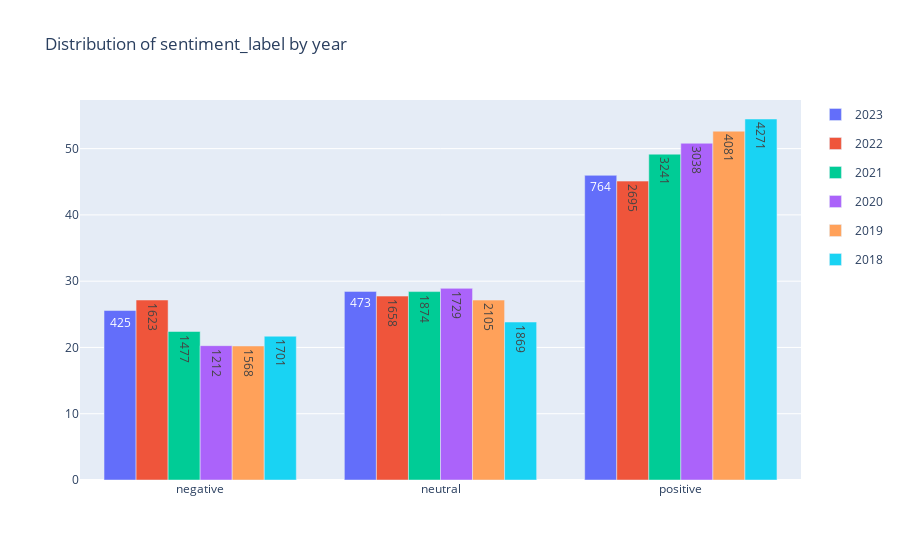

The cell this chart's notebook holds for it:
### Code cell
### Graph barchart of one given emotion by a specified class (year, zone, etc.)

# Plot a bar chart or histogram of the distribution of a given emotion by a specified class
def plot_emotion(df, emotion, class_name, time_period=None, percentage_by=None, random_colors=True, set_colors=['#96ceb4', '#87bdd8', '#ffcc5c', '#ff6f69', '#f4a688', '#d96459'], set_color=None, **kwargs):
    """
    This function plots a bar chart of the distribution of a specified emotion by a specified class.

    Parameters:
    df (DataFrame): The input dataframe.
    emotion (str): The emotion to filter the dataframe by.
    class_name (str): The name of the class column in the dataframe.
    time_period (int, optional): The time period to filter the dataframe by. Defaults to None.
    use_percentage (bool, optional): Whether to calculate and plot percentages instead of counts. Defaults to False.
    random_colors (bool, optional): Whether to choose a color randomly from the set_colors list. If False, set_color must be provided. Defaults to True.
    set_colors (list of str, optional): The list of colors to choose from if random_colors is True. Defaults to ['#96ceb4', '#87bdd8', '#ffcc5c', '#ff6f69', '#f4a688', '#d96459'].
    set_color (str, optional): The color to use for the plot if random_colors is False. Defaults to None.

    Returns:
    Figure: A Plotly figure containing the bar chart.
    """
    # Check that set_color is provided if random_colors is False
    if random_colors==False and set_color is None:
        raise ValueError("set_color must be provided if random_colors is False")

    if percentage_by not in ["Topic","Class",None] :
        raise ValueError("'percentage_by' possible values are ['Topic','Class', None]")
    
    
    # Filter the data to only include rows with the specified emotion
    filtered_data_tmp = df[df['single_emotion_label'] == emotion]

    # Filter the data by the specified time period if provided
    if time_period != None:
        if class_name == 'year':
            raise ValueError("class_name cannot be 'year' when time_period is defined")
        filtered_data_tmp = filtered_data_tmp[filtered_data_tmp['year'] == time_period]

    if random_colors:
        # Randomly choose a color from the defined colors list
        colors_list = set_colors
        color = random.choice(colors_list)
    else:
        color = set_color

    # Calculate the percentage if use_percentage is True
    if percentage_by == "Topic":
        total_emotion = len(filtered_data_tmp)
        filtered_data = pd.DataFrame(filtered_data_tmp[class_name].value_counts() / total_emotion * 100)
        filtered_data.columns = ['percentage']
        y_value = 'percentage'
    elif percentage_by == "Class":
        total_per_zone = df.groupby(class_name).size()
        filtered_data = pd.DataFrame(filtered_data_tmp[class_name].value_counts() / total_per_zone * 100)
        filtered_data.columns = ['percentage']
        y_value = 'percentage'
    else:
        filtered_data = pd.DataFrame(filtered_data_tmp[class_name].value_counts())
        filtered_data.columns = ['count']
        y_value = 'count'

    # Sort the data by ascending frequency if class_name is not 'year'
    if class_name != 'year':
        filtered_data.sort_values(by=y_value, ascending=True, inplace=True)
    
    # Create the bar chart with go.Figure
    fig = go.Figure(data=[go.Bar(
        x=filtered_data.index,
        y=filtered_data[y_value],
        text=['{:.2f}%'.format(val) for val in filtered_data['percentage']] if percentage_by != None else [cpt for cpt in filtered_data['count']],
        # text=filtered_data_tmp[class_name].value_counts().reindex(filtered_data.index) if percentage_by != None else [cpt for cpt in filtered_data['count']],
        textposition='auto',
        marker_color=color,
        hovertemplate='<b>%{x}</b><br>' + ('Count: %{customdata}<br>' + 'Percent: %{y:.2f}%' if percentage_by!=None else 'Count: %{y}<br>') + '<extra></extra>',
        customdata= pd.DataFrame(filtered_data_tmp[class_name].value_counts()).reindex(filtered_data.index), # Align with filtered_data
    )])

    # Set the axis labels
    fig.update_layout(xaxis_title=class_name, 
                      yaxis_title=y_value, 
                      title=f'Distribution of {emotion} by {class_name}' + (f' in {time_period}' if time_period is not None else ''),
                      title_x=0.5, # Center the title
                      **kwargs
                      )

    return fig

# emotions = df['single_emotion_label'].unique()
# class_name = "year"
# time_period = None
# # Loop over each emotion and save the corresponding graph
# for emotion in emotions:
#     fig = plot_emotion(df, emotion, class_name, time_period, use_percentage=True)
#     # Export the chart as a PNG image
#     # pio.write_image(fig, f'../data/graphs/Sentiment_Analysis/by_emotion/repartition/by_{class_name}/{emotion}_pct.png')

# plot_emotion(df, "admiration", "Zone", time_period=None, percentage_by="Topic")

def plot_barchart_distribution(df, class_name, filter_col=None, filter_value=None, time_period=None, percentage_by=None, set_colors=['#96ceb4', '#87bdd8', '#ffcc5c', '#ff6f69', '#f4a688', '#d96459'], **kwargs):
    if percentage_by not in ["Topic","Class",None] :
        raise ValueError("'percentage_by' possible values are ['Topic','Class', None]")
    
    if (filter_col is None) != (filter_value is None):
        raise ValueError("Both 'filter_col' and 'filter_value' must be defined or both must be None.")
    
    work_df = df.copy()
    # Filter the data to only include rows with the specified value
    if filter_value:
        work_df = df[df[filter_col] == filter_value]

    # Filter the data by the specified time period if provided
    if time_period != None:
        if class_name == 'year':
            raise ValueError("class_name cannot be 'year' when time_period is defined")
        work_df = work_df[work_df['year'] == time_period]

    # Calculate the percentage if use_percentage is True
    if percentage_by == "Topic":
        total = len(work_df)
        filtered_data = pd.DataFrame(work_df[class_name].value_counts() / total * 100)
        filtered_data.columns = ['percentage']
        y_value = 'percentage'
    elif percentage_by == "Class":
        total_per_class = df.groupby(class_name).size()
        filtered_data = pd.DataFrame(work_df[class_name].value_counts() / total_per_class * 100)
        filtered_data.columns = ['percentage']
        y_value = 'percentage'
    else:
        filtered_data = pd.DataFrame(work_df[class_name].value_counts())
        filtered_data.columns = ['count']
        y_value = 'count'

    # Sort the data by ascending frequency if class_name is not 'year'
    if class_name != 'year':
        filtered_data.sort_values(by=y_value, ascending=True, inplace=True)
    
    # Create a color iterator
    color_sequence = set_colors
    color_iterator = cycle(color_sequence)

    fig = go.Figure(data=go.Bar(
            name=str(class_name), 
            x=filtered_data.index, 
            y=filtered_data[y_value], 
            marker_color=next(color_iterator), 
            text=[str(pd.DataFrame(work_df[class_name].value_counts()).loc[index][0]) for index in filtered_data.index],
            textposition='auto',
            hovertemplate='<b>%{x}</b><br>' + ('Count: %{customdata}<br>' + 'Percent: %{y:.2f}%' if percentage_by!=None else 'Count: %{y}<br>') + '<extra></extra>',
            customdata=[pd.DataFrame(work_df[class_name].value_counts()).loc[index] for index in filtered_data.index],
            legendgroup=str(class_name)
    ))

    # Set the axis labels
    fig.update_layout(xaxis_title=class_name, 
                      yaxis_title=y_value, 
                      title=(f'Distribution of {filter_value} by {class_name}' if filter_value else f'Distribution of {class_name}') + (f' in {time_period}' if time_period is not None else ''),
                      title_x=0.5, # Center the title
                      **kwargs
                      )

    return fig

def plot_barcharts_distribution(df, class_name, group_column, values_list=None, filter_col=None, filter_value=None, time_period=None, percentage_by=None, merge=False, color_sequence=['#636EFA','#EF553B','#00CC96','#AB63FA','#FFA15A','#19D3F3','#FF6692','#B6E880','#FF97FF','#FECB52','#E763FA','#BA68C8','#FFA000','#F06292','#7986CB','#4DB6AC','#FF8A65','#A1887F','#90A4AE','#E53935','#8E24AA'], **kwargs):
    # If values_list is None, get all unique values from group_column
    if values_list is None:
        values_list = df[group_column].unique()

    # Create a subplot for each unique value in the group column if not merging
    if merge:
        fig = go.Figure()
    else:
        fig = sp.make_subplots(rows=len(values_list), cols=1)

    color_iterator = cycle(color_sequence)

    for i, value in enumerate(values_list, start=1):
        df_group = df[df[group_column] == value]

        # Use plot_score_distribution function to create a bar chart for the group
        fig_group = plot_barchart_distribution(df_group, class_name, filter_col=filter_col, filter_value=filter_value, time_period=time_period, percentage_by=percentage_by)

        for trace in fig_group.data:
            trace.name = str(value)  # set the trace name to the group value
            trace.legendgroup = trace.name
            trace.marker.color = next(color_iterator)
            trace.hovertemplate = 'Group: '+str(value)+'<br>' + ('Count: %{customdata}<br>' + 'Percentage: %{y:.2f}%<extra></extra>' if percentage_by!=None else 'Count: %{y}<br><extra></extra>')
            if merge:
                fig.add_trace(trace)
            else:
                fig.add_trace(trace, row=i, col=1)

        # Add y-axis title to each subplot if not merging
        if not merge:
            fig.update_yaxes(title_text=str(value), title_standoff=0, row=i, col=1)

    # Update layout and add interactive legend
    barmode = 'group' if merge else 'stack'
    fig.update_layout(title_text=f"Distribution of {class_name} by {group_column}", barmode=barmode, showlegend=True, **kwargs)
    
    return fig

plot_barchart_distribution(df, "sentiment_label", time_period=None, percentage_by="Topic")#, filter_col="single_emotion_label", filter_value="admiration")
plot_barcharts_distribution(df, "sentiment_label", "year", values_list=None, time_period=None, percentage_by="Topic", filter_col=None, filter_value=None, merge=True)

### Figure 1 — Plotly figure (JSON) as saved in the notebook; plotly's stock layout.template omitted (floating-point values rounded to 4 significant figures)
{"data": [{"customdata": [[425], [473], [764]], "hovertemplate": "Group: 2023<br>Count: %{customdata}<br>Percentage: %{y:.2f}%<extra></extra>", "legendgroup": "2023", "marker": {"color": "#636EFA"}, "name": "2023", "text": ["425", "473", "764"], "textposition": "auto", "type": "bar", "x": ["negative", "neutral", "positive"], "y": [25.57, 28.46, 45.97]}, {"customdata": [[1623], [1658], [2695]], "hovertemplate": "Group: 2022<br>Count: %{customdata}<br>Percentage: %{y:.2f}%<extra></extra>", "legendgroup": "2022", "marker": {"color": "#EF553B"}, "name": "2022", "text": ["1623", "1658", "2695"], "textposition": "auto", "type": "bar", "x": ["negative", "neutral", "positive"], "y": [27.16, 27.74, 45.1]}, {"customdata": [[1477], [1874], [3241]], "hovertemplate": "Group: 2021<br>Count: %{customdata}<br>Percentage: %{y:.2f}%<extra></extra>", "legendgroup": "2021", "marker": {"color": "#00CC96"}, "name": "2021", "text": ["1477", "1874", "3241"], "textposition": "auto", "type": "bar", "x": ["negative", "neutral", "positive"], "y": [22.41, 28.43, 49.17]}, {"customdata": [[1212], [1729], [3038]], "hovertemplate": "Group: 2020<br>Count: %{customdata}<br>Percentage: %{y:.2f}%<extra></extra>", "legendgroup": "2020", "marker": {"color": "#AB63FA"}, "name": "2020", "text": ["1212", "1729", "3038"], "textposition": "auto", "type": "bar", "x": ["negative", "neutral", "positive"], "y": [20.27, 28.92, 50.81]}, {"customdata": [[1568], [2105], [4081]], "hovertemplate": "Group: 2019<br>Count: %{customdata}<br>Percentage: %{y:.2f}%<extra></extra>", "legendgroup": "2019", "marker": {"color": "#FFA15A"}, "name": "2019", "text": ["1568", "2105", "4081"], "textposition": "auto", "type": "bar", "x": ["negative", "neutral", "positive"], "y": [20.22, 27.15, 52.63]}, {"customdata": [[1701], [1869], [4271]], "hovertemplate": "Group: 2018<br>Count: %{customdata}<br>Percentage: %{y:.2f}%<extra></extra>", "legendgroup": "2018", "marker": {"color": "#19D3F3"}, "name": "2018", "text": ["1701", "1869", "4271"], "textposition": "auto", "type": "bar", "x": ["negative", "neutral", "positive"], "y": [21.69, 23.84, 54.47]}], "layout": {"barmode": "group", "showlegend": true, "title": {"text": "Distribution of sentiment_label by year"}}}
